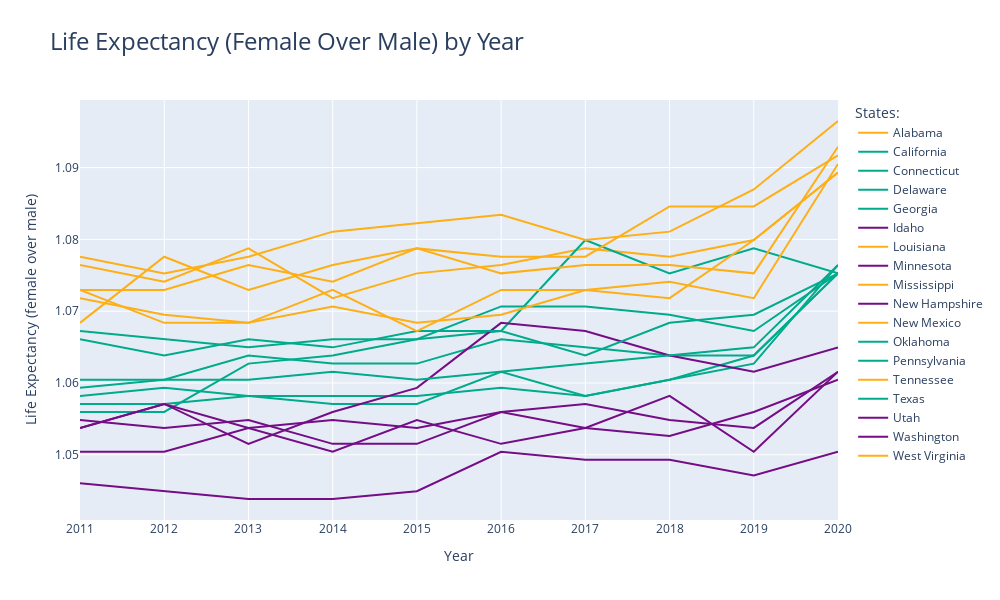

The cell this chart's notebook holds for it:
### Markdown cell above
### 5.3 Life Expectancy by Year

### Code cell
gen_figure(data_df, 'life_exp_f_m', 'Life Expectancy (Female Over Male) by Year', 'Life Expectancy (female over male)')

### Figure 1 — Plotly figure (JSON) as saved in the notebook; plotly's stock layout.template omitted (floating-point values rounded to 4 significant figures)
{"data": [{"hovertemplate": "<b>%{text:.2f}%</b><brstate: %{name}<br>year: %{x}", "line": {"color": "#FEAF16", "width": 2}, "mode": "lines", "name": "Alabama", "text": [1.076, 1.074, 1.079, 1.072, 1.075, 1.076, 1.079, 1.078, 1.08, 1.089], "type": "scatter", "x": [2011, 2012, 2013, 2014, 2015, 2016, 2017, 2018, 2019, 2020], "y": [1.076, 1.074, 1.079, 1.072, 1.075, 1.076, 1.079, 1.078, 1.08, 1.089]}, {"hovertemplate": "<b>%{text:.2f}%</b><brstate: %{name}<br>year: %{x}", "line": {"color": "#00AB8B", "width": 2}, "mode": "lines", "name": "California", "text": [1.057, 1.057, 1.058, 1.058, 1.058, 1.059, 1.058, 1.06, 1.063, 1.076], "type": "scatter", "x": [2011, 2012, 2013, 2014, 2015, 2016, 2017, 2018, 2019, 2020], "y": [1.057, 1.057, 1.058, 1.058, 1.058, 1.059, 1.058, 1.06, 1.063, 1.076]}, {"hovertemplate": "<b>%{text:.2f}%</b><brstate: %{name}<br>year: %{x}", "line": {"color": "#00AB8B", "width": 2}, "mode": "lines", "name": "Connecticut", "text": [1.058, 1.059, 1.058, 1.057, 1.057, 1.062, 1.058, 1.06, 1.064, 1.075], "type": "scatter", "x": [2011, 2012, 2013, 2014, 2015, 2016, 2017, 2018, 2019, 2020], "y": [1.058, 1.059, 1.058, 1.057, 1.057, 1.062, 1.058, 1.06, 1.064, 1.075]}, {"hovertemplate": "<b>%{text:.2f}%</b><brstate: %{name}<br>year: %{x}", "line": {"color": "#00AB8B", "width": 2}, "mode": "lines", "name": "Delaware", "text": [1.056, 1.056, 1.063, 1.064, 1.066, 1.067, 1.08, 1.075, 1.079, 1.075], "type": "scatter", "x": [2011, 2012, 2013, 2014, 2015, 2016, 2017, 2018, 2019, 2020], "y": [1.056, 1.056, 1.063, 1.064, 1.066, 1.067, 1.08, 1.075, 1.079, 1.075]}, {"hovertemplate": "<b>%{text:.2f}%</b><brstate: %{name}<br>year: %{x}", "line": {"color": "#00AB8B", "width": 2}, "mode": "lines", "name": "Georgia", "text": [1.06, 1.06, 1.064, 1.063, 1.063, 1.066, 1.065, 1.064, 1.064, 1.075], "type": "scatter", "x": [2011, 2012, 2013, 2014, 2015, 2016, 2017, 2018, 2019, 2020], "y": [1.06, 1.06, 1.064, 1.063, 1.063, 1.066, 1.065, 1.064, 1.064, 1.075]}, {"hovertemplate": "<b>%{text:.2f}%</b><brstate: %{name}<br>year: %{x}", "line": {"color": "#750D86", "width": 2}, "mode": "lines", "name": "Idaho", "text": [1.05, 1.05, 1.054, 1.05, 1.055, 1.052, 1.054, 1.058, 1.05, 1.062], "type": "scatter", "x": [2011, 2012, 2013, 2014, 2015, 2016, 2017, 2018, 2019, 2020], "y": [1.05, 1.05, 1.054, 1.05, 1.055, 1.052, 1.054, 1.058, 1.05, 1.062]}, {"hovertemplate": "<b>%{text:.2f}%</b><brstate: %{name}<br>year: %{x}", "line": {"color": "#FEAF16", "width": 2}, "mode": "lines", "name": "Louisiana", "text": [1.073, 1.073, 1.076, 1.074, 1.079, 1.075, 1.076, 1.076, 1.075, 1.093], "type": "scatter", "x": [2011, 2012, 2013, 2014, 2015, 2016, 2017, 2018, 2019, 2020], "y": [1.073, 1.073, 1.076, 1.074, 1.079, 1.075, 1.076, 1.076, 1.075, 1.093]}, {"hovertemplate": "<b>%{text:.2f}%</b><brstate: %{name}<br>year: %{x}", "line": {"color": "#750D86", "width": 2}, "mode": "lines", "name": "Minnesota", "text": [1.055, 1.054, 1.055, 1.052, 1.052, 1.056, 1.054, 1.053, 1.056, 1.06], "type": "scatter", "x": [2011, 2012, 2013, 2014, 2015, 2016, 2017, 2018, 2019, 2020], "y": [1.055, 1.054, 1.055, 1.052, 1.052, 1.056, 1.054, 1.053, 1.056, 1.06]}, {"hovertemplate": "<b>%{text:.2f}%</b><brstate: %{name}<br>year: %{x}", "line": {"color": "#FEAF16", "width": 2}, "mode": "lines", "name": "Mississippi", "text": [1.078, 1.075, 1.078, 1.081, 1.082, 1.083, 1.08, 1.081, 1.087, 1.096], "type": "scatter", "x": [2011, 2012, 2013, 2014, 2015, 2016, 2017, 2018, 2019, 2020], "y": [1.078, 1.075, 1.078, 1.081, 1.082, 1.083, 1.08, 1.081, 1.087, 1.096]}, {"hovertemplate": "<b>%{text:.2f}%</b><brstate: %{name}<br>year: %{x}", "line": {"color": "#750D86", "width": 2}, "mode": "lines", "name": "New Hampshire", "text": [1.054, 1.057, 1.052, 1.056, 1.059, 1.068, 1.067, 1.064, 1.062, 1.065], "type": "scatter", "x": [2011, 2012, 2013, 2014, 2015, 2016, 2017, 2018, 2019, 2020], "y": [1.054, 1.057, 1.052, 1.056, 1.059, 1.068, 1.067, 1.064, 1.062, 1.065]}, {"hovertemplate": "<b>%{text:.2f}%</b><brstate: %{name}<br>year: %{x}", "line": {"color": "#FEAF16", "width": 2}, "mode": "lines", "name": "New Mexico", "text": [1.068, 1.078, 1.073, 1.076, 1.079, 1.078, 1.078, 1.085, 1.085, 1.092], "type": "scatter", "x": [2011, 2012, 2013, 2014, 2015, 2016, 2017, 2018, 2019, 2020], "y": [1.068, 1.078, 1.073, 1.076, 1.079, 1.078, 1.078, 1.085, 1.085, 1.092]}, {"hovertemplate": "<b>%{text:.2f}%</b><brstate: %{name}<br>year: %{x}", "line": {"color": "#00AB8B", "width": 2}, "mode": "lines", "name": "Oklahoma", "text": [1.066, 1.064, 1.066, 1.065, 1.067, 1.067, 1.064, 1.068, 1.07, 1.075], "type": "scatter", "x": [2011, 2012, 2013, 2014, 2015, 2016, 2017, 2018, 2019, 2020], "y": [1.066, 1.064, 1.066, 1.065, 1.067, 1.067, 1.064, 1.068, 1.07, 1.075]}, {"hovertemplate": "<b>%{text:.2f}%</b><brstate: %{name}<br>year: %{x}", "line": {"color": "#00AB8B", "width": 2}, "mode": "lines", "name": "Pennsylvania", "text": [1.067, 1.066, 1.065, 1.066, 1.066, 1.071, 1.071, 1.07, 1.067, 1.075], "type": "scatter", "x": [2011, 2012, 2013, 2014, 2015, 2016, 2017, 2018, 2019, 2020], "y": [1.067, 1.066, 1.065, 1.066, 1.066, 1.071, 1.071, 1.07, 1.067, 1.075]}, {"hovertemplate": "<b>%{text:.2f}%</b><brstate: %{name}<br>year: %{x}", "line": {"color": "#FEAF16", "width": 2}, "mode": "lines", "name": "Tennessee", "text": [1.072, 1.07, 1.068, 1.071, 1.068, 1.07, 1.073, 1.072, 1.08, 1.089], "type": "scatter", "x": [2011, 2012, 2013, 2014, 2015, 2016, 2017, 2018, 2019, 2020], "y": [1.072, 1.07, 1.068, 1.071, 1.068, 1.07, 1.073, 1.072, 1.08, 1.089]}, {"hovertemplate": "<b>%{text:.2f}%</b><brstate: %{name}<br>year: %{x}", "line": {"color": "#00AB8B", "width": 2}, "mode": "lines", "name": "Texas", "text": [1.059, 1.06, 1.06, 1.062, 1.06, 1.062, 1.063, 1.064, 1.065, 1.076], "type": "scatter", "x": [2011, 2012, 2013, 2014, 2015, 2016, 2017, 2018, 2019, 2020], "y": [1.059, 1.06, 1.06, 1.062, 1.06, 1.062, 1.063, 1.064, 1.065, 1.076]}, {"hovertemplate": "<b>%{text:.2f}%</b><brstate: %{name}<br>year: %{x}", "line": {"color": "#750D86", "width": 2}, "mode": "lines", "name": "Utah", "text": [1.046, 1.045, 1.044, 1.044, 1.045, 1.05, 1.049, 1.049, 1.047, 1.05], "type": "scatter", "x": [2011, 2012, 2013, 2014, 2015, 2016, 2017, 2018, 2019, 2020], "y": [1.046, 1.045, 1.044, 1.044, 1.045, 1.05, 1.049, 1.049, 1.047, 1.05]}, {"hovertemplate": "<b>%{text:.2f}%</b><brstate: %{name}<br>year: %{x}", "line": {"color": "#750D86", "width": 2}, "mode": "lines", "name": "Washington", "text": [1.054, 1.057, 1.054, 1.055, 1.054, 1.056, 1.057, 1.055, 1.054, 1.062], "type": "scatter", "x": [2011, 2012, 2013, 2014, 2015, 2016, 2017, 2018, 2019, 2020], "y": [1.054, 1.057, 1.054, 1.055, 1.054, 1.056, 1.057, 1.055, 1.054, 1.062]}, {"hovertemplate": "<b>%{text:.2f}%</b><brstate: %{name}<br>year: %{x}", "line": {"color": "#FEAF16", "width": 2}, "mode": "lines", "name": "West Virginia", "text": [1.073, 1.068, 1.068, 1.073, 1.067, 1.073, 1.073, 1.074, 1.072, 1.091], "type": "scatter", "x": [2011, 2012, 2013, 2014, 2015, 2016, 2017, 2018, 2019, 2020], "y": [1.073, 1.068, 1.068, 1.073, 1.067, 1.073, 1.073, 1.074, 1.072, 1.091]}], "layout": {"height": 600, "legend": {"title": {"text": "States:"}}, "title": {"font": {"size": 24}, "text": "Life Expectancy (Female Over Male) by Year"}, "width": 1000, "xaxis": {"title": {"text": "Year"}}, "yaxis": {"title": {"text": "Life Expectancy (female over male)"}}}}
